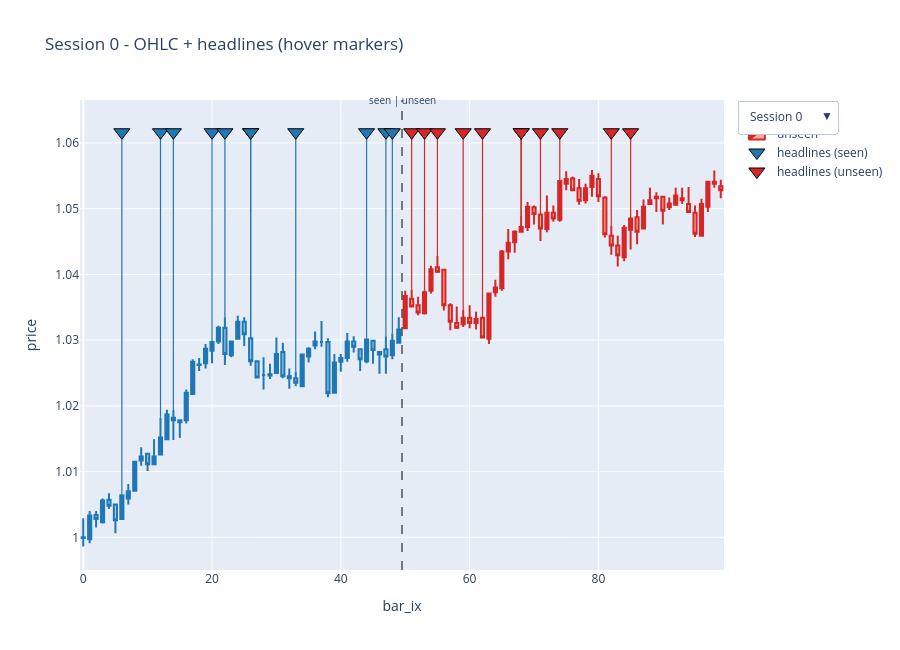

The cell this chart's notebook holds for it:
### Code cell
import pandas as pd
import textwrap
import plotly.graph_objects as go
from pathlib import Path

# Notebook-safe path resolution
if "__file__" in globals():
    BASE_DIR = Path(__file__).resolve().parent
else:
    cwd = Path.cwd().resolve()
    # If notebook is launched from workspace root, move into datathon2026
    if (cwd / "datathon2026").exists() and (cwd / "hrt-eth-zurich-datathon-2026").exists():
        BASE_DIR = cwd / "datathon2026"
    else:
        BASE_DIR = cwd

candidate_data_dirs = [
    BASE_DIR / "../hrt-eth-zurich-datathon-2026/data",
    BASE_DIR.parent / "hrt-eth-zurich-datathon-2026/data",
]

DATA_DIR = next((p.resolve() for p in candidate_data_dirs if p.exists()), None)
if DATA_DIR is None:
    raise FileNotFoundError(
        "Could not find data directory. Tried:\n" + "\n".join(str(p.resolve()) for p in candidate_data_dirs)
    )

OUT_DIR = (BASE_DIR / "visualization").resolve()
OUT_DIR.mkdir(parents=True, exist_ok=True)

seen = pd.read_parquet(DATA_DIR / "bars_seen_train.parquet")
unseen = pd.read_parquet(DATA_DIR / "bars_unseen_train.parquet")
hl_seen = pd.read_parquet(DATA_DIR / "headlines_seen_train.parquet")
hl_unseen = pd.read_parquet(DATA_DIR / "headlines_unseen_train.parquet")

full = pd.concat([seen.assign(part="seen"), unseen.assign(part="unseen")], ignore_index=True)
full = full.sort_values(["session", "bar_ix"]).reset_index(drop=True)
headlines = pd.concat([hl_seen.assign(part="seen"), hl_unseen.assign(part="unseen")],
                      ignore_index=True).sort_values(["session", "bar_ix"]).reset_index(drop=True)

split_ix = int(seen["bar_ix"].max())  # last seen bar index (49)
N_SESSIONS = 30
SESSIONS = sorted(full["session"].unique().tolist())[:N_SESSIONS]


def session_traces(session_id):
    s = full[full["session"] == session_id]
    s_seen = s[s["part"] == "seen"]
    s_unseen = s[s["part"] == "unseen"]

    traces = []

    traces.append(go.Candlestick(
        x=s_seen["bar_ix"], open=s_seen["open"], high=s_seen["high"],
        low=s_seen["low"], close=s_seen["close"],
        name="seen",
        increasing_line_color="#1f77b4", decreasing_line_color="#1f77b4",
        increasing_fillcolor="#1f77b4", decreasing_fillcolor="#9ecae1",
        showlegend=True,
    ))
    traces.append(go.Candlestick(
        x=s_unseen["bar_ix"], open=s_unseen["open"], high=s_unseen["high"],
        low=s_unseen["low"], close=s_unseen["close"],
        name="unseen",
        increasing_line_color="#d62728", decreasing_line_color="#d62728",
        increasing_fillcolor="#d62728", decreasing_fillcolor="#fcae91",
        showlegend=True,
    ))

    hs = headlines[headlines["session"] == session_id]
    if len(hs):
        hi = float(s["high"].max())
        lo = float(s["low"].min())
        span = hi - lo if hi > lo else 1.0
        top_y = hi + span * 0.10

        bar_high = s.set_index("bar_ix")["high"]

        for part_label, color in [("seen", "#1f77b4"), ("unseen", "#d62728")]:
            sub = hs[hs["part"] == part_label]
            if not len(sub):
                continue

            line_x, line_y = [], []
            for row in sub.itertuples(index=False):
                hb = float(bar_high.get(row.bar_ix, hi))
                line_x += [row.bar_ix, row.bar_ix, None]
                line_y += [top_y, hb, None]
            traces.append(go.Scatter(
                x=line_x, y=line_y, mode="lines",
                line=dict(color=color, width=1.2),
                hoverinfo="skip", showlegend=False,
            ))

            marker_x = sub["bar_ix"].tolist()
            marker_y = [top_y] * len(sub)
            wrapped = ["<br>".join(textwrap.wrap(h, 60)) for h in sub["headline"]]
            cd = [(int(b), part_label) for b in sub["bar_ix"]]
            traces.append(go.Scatter(
                x=marker_x, y=marker_y, mode="markers",
                marker=dict(symbol="triangle-down", size=14, color=color,
                            line=dict(width=1, color="black")),
                text=wrapped,
                customdata=cd,
                hovertemplate="<b>bar %{customdata[0]} (%{customdata[1]})</b><br>%{text}<extra></extra>",
                name=f"headlines ({part_label})",
                hoverlabel=dict(bgcolor="white", font_size=11),
            ))
    return traces


fig = go.Figure()
trace_session = []
for sid in SESSIONS:
    ts = session_traces(sid)
    for t in ts:
        fig.add_trace(t)
        trace_session.append(sid)

default_sid = SESSIONS[0]
for i, sid in enumerate(trace_session):
    fig.data[i].visible = (sid == default_sid)

buttons = []
for sid in SESSIONS:
    visibility = [s == sid for s in trace_session]
    buttons.append(dict(
        label=f"Session {sid}",
        method="update",
        args=[{"visible": visibility},
              {"title.text": f"Session {sid} - OHLC + headlines (hover markers)"}],
    ))

fig.update_layout(
    title=f"Session {default_sid} - OHLC + headlines (hover markers)",
    xaxis_title="bar_ix",
    yaxis_title="price",
    xaxis_rangeslider_visible=False,
    height=650,
    updatemenus=[dict(
        active=0, buttons=buttons, x=1.02, xanchor="left", y=1, yanchor="top",
        showactive=True,
    )],
    shapes=[dict(
        type="line", xref="x", yref="paper",
        x0=split_ix + 0.5, x1=split_ix + 0.5, y0=0, y1=1,
        line=dict(color="black", dash="dash", width=1),
    )],
    annotations=[dict(
        x=split_ix + 0.5, y=1.02, xref="x", yref="paper",
        text="seen | unseen", showarrow=False, font=dict(size=10),
    )],
)

out_html = OUT_DIR / "candles_interactive.html"
fig.write_html(out_html, include_plotlyjs="cdn")
print(f"Wrote interactive plot: {out_html}")
import sys
if "ipykernel" in sys.modules:
    fig.show()
else:
    print("Run this cell in a notebook to view the interactive chart inline.")
